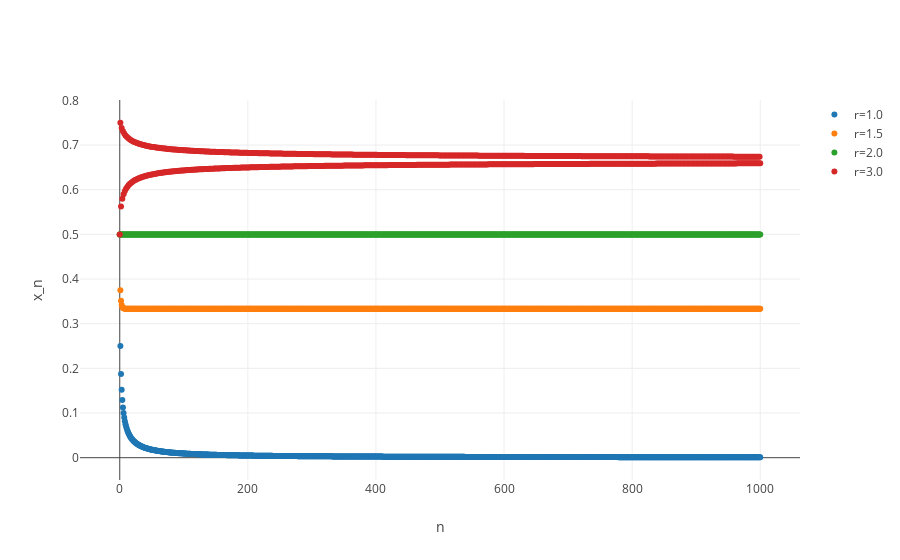

Source (notebook cell):
### Markdown cell above
After some initial oscillations the logistic map converges to $x^*=1-1/r$.

### Code cell
x1 = logistic_map(0.5, 1.0, 1000)
x2 = logistic_map(0.5, 1.5, 1000)
x3 = logistic_map(0.5, 2.0, 1000)
x4 = logistic_map(0.5, 3.0, 1000)

figure = go.Figure(data=[
    go.Scatter(x=np.arange(len(x1)), y=x1, mode='markers', name='r=1.0'),
    go.Scatter(x=np.arange(len(x2)), y=x2, mode='markers', name='r=1.5'),
    go.Scatter(x=np.arange(len(x3)), y=x3, mode='markers', name='r=2.0'),
    go.Scatter(x=np.arange(len(x4)), y=x4, mode='markers', name='r=3.0')
], layout=go.Layout(
    showlegend=True,
    xaxis=dict(title='n'),
    yaxis=dict(title='x_n')
))

py.iplot(figure)

### Figure 1 — Plotly figure (JSON) as saved in the notebook; plotly's stock layout.template omitted (floating-point values rounded to 4 significant figures; data arrays with more than 128 entries replaced by an {"elided": "..."} marker saying what was removed)
{"data": [{"mode": "markers", "name": "r=1.0", "type": "scatter", "uid": "05b65d5f-aa37-4326-ab8a-329a06627f47", "x": {"elided": "1001 int values"}, "y": {"elided": "1001 float values"}}, {"mode": "markers", "name": "r=1.5", "type": "scatter", "uid": "6db05752-98d2-4624-b5b2-2790dce4c508", "x": {"elided": "1001 int values"}, "y": {"elided": "1001 float values"}}, {"mode": "markers", "name": "r=2.0", "type": "scatter", "uid": "d6454d35-ff6a-4e85-ae76-72256a2d0080", "x": {"elided": "1001 int values"}, "y": {"elided": "1001 float values"}}, {"mode": "markers", "name": "r=3.0", "type": "scatter", "uid": "3dc5a7db-465e-4405-9ae7-7dbb83c4f3b6", "x": {"elided": "1001 int values"}, "y": {"elided": "1001 float values"}}], "layout": {"showlegend": true, "xaxis": {"title": "n"}, "yaxis": {"title": "x_n"}}}
